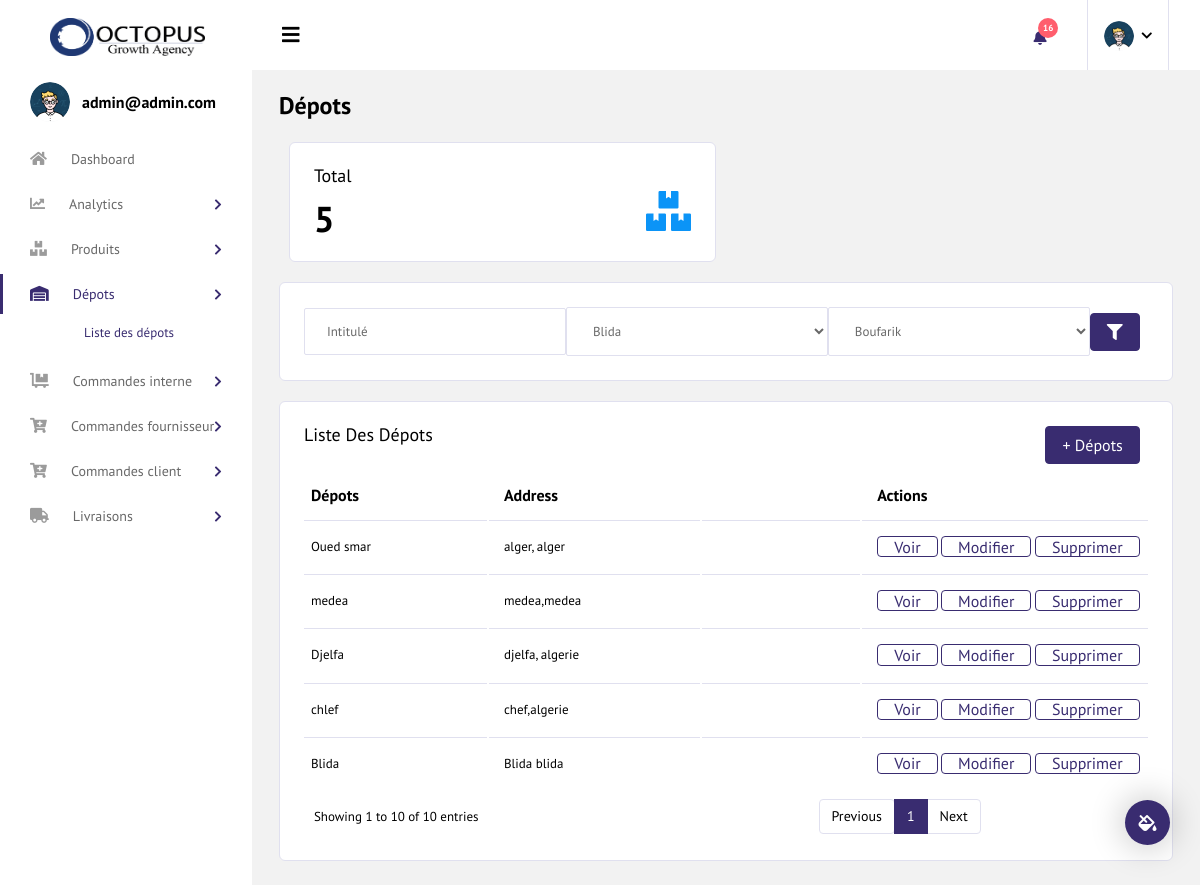
The app's page /warehouselist (signed in) with its own data.
### accounts/models.py (models this page shows, shortened)
class User(AbstractUser):
    username        = None
    email           = models.EmailField('email address', unique=True)
    picture         = models.ImageField(upload_to='images/faces', null=True, blank=True)
    pseudo          = models.CharField( max_length=150, null=True, blank=True)
    role            = models.CharField( max_length=150, null=True, blank=True)
    notes           = models.TextField( blank=True, null=True)
    warehouse       = models.ForeignKey(WareHouse, on_delete=models.SET_NULL, blank=True, null=True)
    is_active       = models.BooleanField(default=False)
    is_manager      = models.BooleanField(default=False)
    is_admin        = models.BooleanField(default=False)
    USERNAME_FIELD  = 'email'
    REQUIRED_FIELDS = []
    objects         = UserManager()
    custom_objects  = CustomUserManager()
    def display_picture(self):
        if self.picture:
            return self.picture.url
        else:
            return "static/images/profile.png"
    class Meta:
        unique_together = ('is_manager', 'warehouse')

### inventory/models.py (models this page shows, shortened)
class WareHouse(models.Model):
    name         = models.CharField( max_length=200, verbose_name='Nom du revendeur/point de stockage')
    address      = models.CharField( max_length=200, verbose_name='address')
    actif        = models.BooleanField(verbose_name='actif', default=False)
    is_default   = models.BooleanField(verbose_name='Dépot principale', default=False)
    commune      = models.ForeignKey(Commune, on_delete=models.SET_NULL, null=True, blank=True)
    created      = models.DateTimeField(verbose_name='Date de Création', auto_now_add=True)
    updated      = models.DateTimeField(verbose_name='Date de dernière mise à jour', auto_now=True)
    objects     = models.Manager()
    centrale     = WareHouseManager()
    class Meta:
        verbose_name = _("WareHouse")
        verbose_name_plural = _("WareHouses")

### inventory/views.py (the view)
# urls.py: path('warehouselist', login_required(WarehouseListView.as_view()), name='warehouselist'),
class WarehouseListView(ListView):
    template_name= "warehouse-list.html"
    model = WareHouse
    def get_context_data(self, **kwargs):
        context = super(WarehouseListView, self).get_context_data(**kwargs)
        context["warehouses"] = WareHouse.objects.all().order_by('created')
        context["warehouse_count"] = WareHouse.objects.all().count()
        context["wilayas"] = Wilaya.objects.all()
        context["communes"] = Commune.objects.all()
        return context

### inventory/templates/warehouse-list.html (shortened to what this page needs)
{% extends "base.html" %}
{% load static %}
{% block content %}
<div class="content-wrapper">
    <div class="page-header">
        <h3 class="page-title">
            Dépots
        </h3>
    </div>
    <div class="col-md-6 grid-margin">
        <div class="card">
            <div class="card-body">
                <h4 class="card-title mb-0">Total</h4>
                <div class="d-flex justify-content-between align-items-center">
                    <div class="d-inline-block pt-3">
                        <div class="d-md-flex">
                            <h2 class="mb-0">{{ warehouse_count }}</h2>
                        </div>
                    </div>
                    <div class="d-inline-block">
                        <i class="fas fa-boxes text-info icon-lg"></i>
                    </div>
                </div>
            </div>
        </div>
    </div>
    <div class="row">
        <div class="col-12 grid-margin">
            <div class="card">
                <div class="card-body">
                    <div class="d-md-flex justify-content-between align-items-center">
                        <tr class="row">
                            <td >
                                <input type="text" class="form-control"  placeholder="Intitulé"></td>
                            <td >
                                <select class="form-control"  name="wilaya" id="id_wilaya">
                                {% for wilaya in wilayas %}
                                    <option  value="{{wilaya.id}}">{{wilaya.name}}</option>
                                {% endfor %}
                                </select>
                            </td>
                            <td >
                                <select class="form-control"  name="commune" id="id_commune">
                                {% for commune in communes %}
                                    <option value="{{commune.id}}">{{commune.name}}</option>
                                {% endfor %}
                                </select>
                            </td>
                            <td >
                                <button type="submit" class="btn btn-primary mr-2"> <i class="fas fa-filter"></i></button>
                            </td>
                        </tr>
                    </div>
                </div>
            </div>
        </div>
    </div>
    <div class="card">
        <div class="card-body">
            <a href="{% url 'inventory:addwarehouse' %}"> <button type="submit" class="btn btn-primary mr-2" style="float:right;">+ Dépots</button><a>
          <h4 class="card-title">Liste des Dépots</h4>
          <div class="row">
            <div class="col-12">
              <div class="table-responsive">
                <div id="order-listing_wrapper" class="dataTables_wrapper container-fluid dt-bootstrap4 no-footer">
                    <div class="row">
                            <div class="row">
                                <div class="col-sm-12">
                                    <table id="order-listing" class="table dataTable no-footer" role="grid" aria-describedby="order-listing_info">
                                        <thead>
                                            <tr role="row">
                                                <th style="width:400px;">Dépots </th>
                                                <th style="width:400px;">Address</th>
                                                <th style="width:400px;"></th>
                                                <th style="width:600px;">Actions</th>
                                            </tr>
                                        </thead>
                                        <tbody>
                                        {% for warehouse in warehouses %}
                                        <tr role="row" class="odd">
                                                <td >{{warehouse.name}}</td>
                                                <td>{{warehouse.address}}</td>
                                                <td></td>
                                                <td>
                                                <a href="{% url 'inventory:warehousedetail' warehouse.pk %}" >
                                                <button class="btn btn-outline-primary">Voir</button></a>
                                                <a href="#">
                                                <button class="btn btn-outline-primary">Modifier</button></a>
                                                <a href="#">
                                                    <button class="btn btn-outline-primary">Supprimer</button></a>
                                                </td>
                                            </tr>
                                        {% endfor %}
                                        </tbody>
                                        </table>
                                    </div>
                                </div>
                            </div>
                                        <div class="row">
                                            <div class="col-sm-12 col-md-5">
                                                <div class="dataTables_info" id="order-listing_info" role="status" aria-live="polite">Showing 1 to 10 of 10 entries</div>
                                            </div>
                                            <div class="col-sm-12 col-md-7">
                                                <div class="dataTables_paginate paging_simple_numbers" id="order-listing_paginate">
                                                    <ul class="pagination">
                                                        <li class="paginate_button page-item previous disabled" id="order-listing_previous">
                                                            <a href="#" aria-controls="order-listing" data-dt-idx="0" tabindex="0" class="page-link">Previous</a>
                                                        </li>
                                                        <li class="paginate_button page-item active"><a href="#" aria-controls="order-listing" data-dt-idx="1" tabindex="0" class="page-link">1</a></li>
                                                        <li class="paginate_button page-item next disabled" id="order-listing_next"><a href="#" aria-controls="order-listing" data-dt-idx="2" tabindex="0" class="page-link">Next</a></li>
                                                    </ul>
                                                </div>
                                            </div>
                                        </div>
                                    </div>
                                    </div>
                                    </div>
                                </div>
                                </div>
                            </div>
</div>
{% endblock content %}

### templates/sidebar.html (shortened to what this page needs)
{% load static %}
    <div class="container-fluid page-body-wrapper">
          <div class="theme-setting-wrapper">
            <div id="settings-trigger"><i class="fas fa-fill-drip"></i></div>
          </div>
     <nav class="sidebar sidebar-offcanvas" id="sidebar">
        <ul class="nav">
          <li class="nav-item nav-profile">
            <div class="nav-link">
              <div class="profile-image">
                <img  src="{{user.display_picture}}" alt="image"/>
              </div>
              <div class="profile-name">
                <p class="name">
                  {{ user.get_username }}
                </p>
              </div>
            </div>
          </li>
          <li class="nav-item">
            <a class="nav-link" href="/" >
              <i class="fa fa-home menu-icon"></i>
              <span class="menu-title">Dashboard</span>
            </a>
          </li>
          <li class="nav-item">
            <a class="nav-link" data-toggle="collapse" href="#editors" aria-expanded="false" aria-controls="editors">
              <i class="fas fa-chart-line menu-icon"></i>
              <span class="menu-title">Analytics</span>
              <i class="menu-arrow"></i>
            </a>
          </li>
          <li class="nav-item">
            <a class="nav-link" data-toggle="collapse" href="#charts" aria-expanded="false" aria-controls="charts">
              <i class="fas fa-boxes menu-icon"></i>
              <span class="menu-title">Produits</span>
              <i class="menu-arrow"></i>
            </a>
          </li>
          <li class="nav-item">
            <a class="nav-link" data-toggle="collapse" href="#tables" aria-expanded="false" aria-controls="tables">
              <i class="fas fa-warehouse menu-icon"></i>
              <span class="menu-title">Dépots</span>
              <i class="menu-arrow"></i>
            </a>
            <div class="collapse" id="tables">
              <ul class="nav flex-column sub-menu">
                <li class="nav-item"> <a class="nav-link" href="{% url 'inventory:warehouselist' %}">Liste des dépots</a></li>
              </ul>
            </div>
          </li>
          <li class="nav-item">
            <a class="nav-link" data-toggle="collapse" href="#icons" aria-expanded="false" aria-controls="icons">
              <i class="fas fa-dolly-flatbed menu-icon"></i>
              <span class="menu-title">Commandes interne</span>
              <i class="menu-arrow"></i>
            </a>
          </li>
          <li class="nav-item">
            <a class="nav-link" data-toggle="collapse" href="#ui-advanced" aria-expanded="false" aria-controls="ui-advanced">
              <i class="fas fa-solid fa-cart-plus menu-icon"></i>
              <span class="menu-title">Commandes fournisseur</span>
              <i class="menu-arrow"></i>
            </a>
          </li>
          <li class="nav-item">
            <a class="nav-link" data-toggle="collapse" href="#form-elements" aria-expanded="false" aria-controls="form-elements">
              <i class="fas fa-solid fa-cart-plus menu-icon"></i>
              <span class="menu-title">Commandes client</span>
              <i class="menu-arrow"></i>
            </a>
          </li>
          <li class="nav-item">
            <a class="nav-link" data-toggle="collapse" href="#maps" aria-expanded="false" aria-controls="maps">
              <i class="fas fa-truck menu-icon"></i>
              <span class="menu-title">Livraisons</span>
              <i class="menu-arrow"></i>
            </a>
          </li>
        </ul>
      </nav>

### records on screen
User: get_username "admin@admin.com"
WareHouse: name "Oued smar", address "alger, alger"
WareHouse: name "medea", address "medea,medea"
WareHouse: name "Djelfa", address "djelfa, algerie"
WareHouse: name "chlef", address "chef,algerie"
WareHouse: name "Blida", address "Blida blida"

### other values on screen
{{ warehouse_count }} "5"
form field wilaya "Blida"
form field commune "Boufarik"
